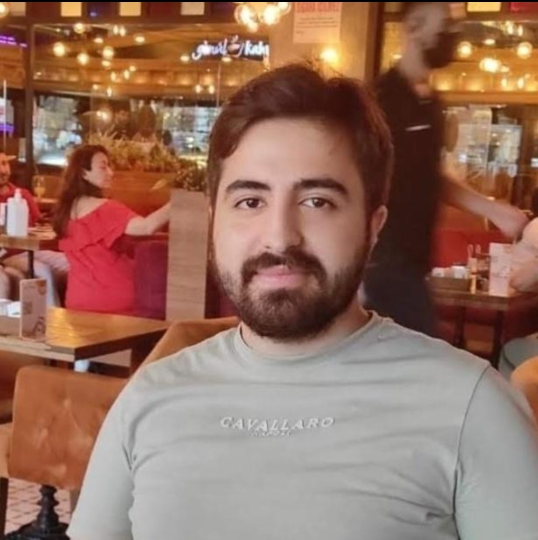
#> input picture Pillow_Resim_Kutuphanesi/Resimler/resim.jpg, 1076 x 1080 px (shown at 1/2 size)
$ python pillow.py
#> lines starting #> are read from the running program, lines starting #| are printed output that depends on the picture
from  PIL import Image #resim kütüphanesini cagirdik
resim = Image.open('resim.jpg')   # resim degiskenine resmi actiriyoruz
#> resim is the input picture: PIL image 1076x1080 RGB; mean R, G, B 149, 110.3, 94.5
resim.save('kaydedilmis_resim.jpg') # resmi kaydediyoruz.
resim.save('uzantidegistiresim.png') #uzantisini degistirdik.
yeni_resim = resim.rotate(90)   #resmi 90 derece dondurduk
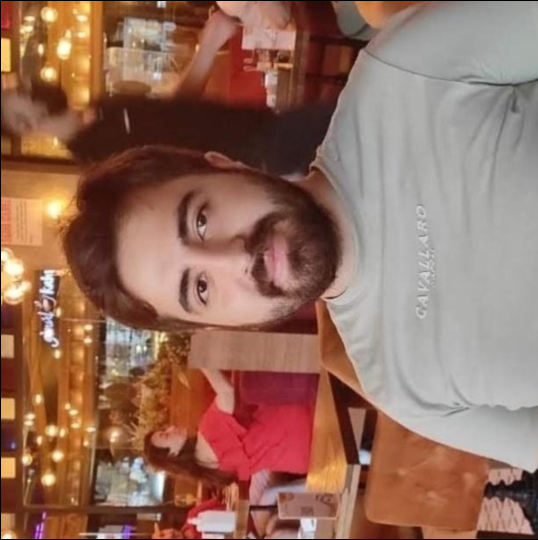
#> yeni_resim: PIL image 1076x1080 RGB (shown at 1/2 size); mean R, G, B 148.7, 110, 94.2
#yeni_resim.show()
yeni_resim.save('90derecedondurma.jpg')
# [22 lines of commented-out code are left out]
from  PIL import ImageFilter
new_resim =Image.open('resim.jpg')
# [36 lines of commented-out code are left out]

new_resimm = new_resim.filter(ImageFilter.SHARPEN) #keskinlestirdi.
new_resimm.show()
new_resimm.save('sharpenresim.jpg')
